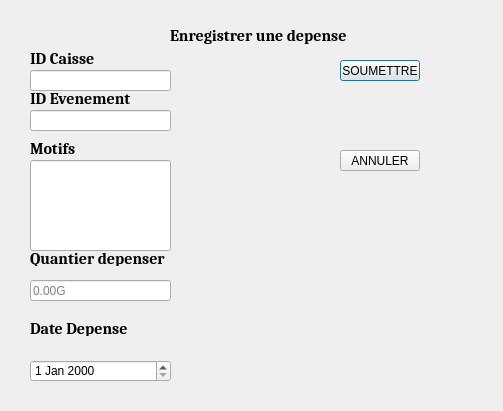
<?xml version="1.0" encoding="UTF-8"?>
<ui version="4.0">
 <class>lister</class>
 <widget class="QDialog" name="lister">
  <property name="geometry">
   <rect>
    <x>0</x>
    <y>0</y>
    <width>503</width>
    <height>411</height>
   </rect>
  </property>
  <property name="windowTitle">
   <string>Dialog</string>
  </property>
  <widget class="QLabel" name="label">
   <property name="geometry">
    <rect>
     <x>170</x>
     <y>20</y>
     <width>251</width>
     <height>31</height>
    </rect>
   </property>
   <property name="font">
    <font>
     <family>Cambria</family>
     <pointsize>12</pointsize>
     <weight>75</weight>
     <bold>true</bold>
    </font>
   </property>
   <property name="text">
    <string>Enregistrer une depense</string>
   </property>
  </widget>
  <widget class="QLabel" name="label_2">
   <property name="geometry">
    <rect>
     <x>30</x>
     <y>50</y>
     <width>71</width>
     <height>16</height>
    </rect>
   </property>
   <property name="font">
    <font>
     <family>Cambria</family>
     <pointsize>12</pointsize>
     <weight>75</weight>
     <bold>true</bold>
    </font>
   </property>
   <property name="text">
    <string>ID Caisse</string>
   </property>
  </widget>
  <widget class="QLabel" name="label_3">
   <property name="geometry">
    <rect>
     <x>30</x>
     <y>140</y>
     <width>71</width>
     <height>16</height>
    </rect>
   </property>
   <property name="font">
    <font>
     <family>Cambria</family>
     <pointsize>12</pointsize>
     <weight>75</weight>
     <bold>true</bold>
    </font>
   </property>
   <property name="text">
    <string>Motifs</string>
   </property>
  </widget>
  <widget class="QLabel" name="label_4">
   <property name="geometry">
    <rect>
     <x>30</x>
     <y>90</y>
     <width>111</width>
     <height>16</height>
    </rect>
   </property>
   <property name="font">
    <font>
     <family>Cambria</family>
     <pointsize>12</pointsize>
     <weight>75</weight>
     <bold>true</bold>
    </font>
   </property>
   <property name="text">
    <string>ID Evenement</string>
   </property>
  </widget>
  <widget class="QLabel" name="label_5">
   <property name="geometry">
    <rect>
     <x>30</x>
     <y>250</y>
     <width>141</width>
     <height>16</height>
    </rect>
   </property>
   <property name="font">
    <font>
     <family>Cambria</family>
     <pointsize>12</pointsize>
     <weight>75</weight>
     <bold>true</bold>
    </font>
   </property>
   <property name="text">
    <string>Quantier depenser</string>
   </property>
  </widget>
  <widget class="QLabel" name="label_6">
   <property name="geometry">
    <rect>
     <x>30</x>
     <y>320</y>
     <width>111</width>
     <height>16</height>
    </rect>
   </property>
   <property name="font">
    <font>
     <family>Cambria</family>
     <pointsize>12</pointsize>
     <weight>75</weight>
     <bold>true</bold>
    </font>
   </property>
   <property name="text">
    <string>Date Depense</string>
   </property>
  </widget>
  <widget class="QDateEdit" name="dateEdit">
   <property name="geometry">
    <rect>
     <x>30</x>
     <y>360</y>
     <width>141</width>
     <height>22</height>
    </rect>
   </property>
  </widget>
  <widget class="QLineEdit" name="lineEdit">
   <property name="geometry">
    <rect>
     <x>30</x>
     <y>280</y>
     <width>141</width>
     <height>21</height>
    </rect>
   </property>
   <property name="placeholderText">
    <string>0.00G</string>
   </property>
  </widget>
  <widget class="QLineEdit" name="lineEdit_2">
   <property name="geometry">
    <rect>
     <x>30</x>
     <y>160</y>
     <width>141</width>
     <height>91</height>
    </rect>
   </property>
  </widget>
  <widget class="QLineEdit" name="lineEdit_3">
   <property name="geometry">
    <rect>
     <x>30</x>
     <y>70</y>
     <width>141</width>
     <height>21</height>
    </rect>
   </property>
  </widget>
  <widget class="QLineEdit" name="lineEdit_4">
   <property name="geometry">
    <rect>
     <x>30</x>
     <y>110</y>
     <width>141</width>
     <height>21</height>
    </rect>
   </property>
  </widget>
  <widget class="QPushButton" name="pushButton">
   <property name="geometry">
    <rect>
     <x>340</x>
     <y>60</y>
     <width>80</width>
     <height>21</height>
    </rect>
   </property>
   <property name="text">
    <string>SOUMETTRE</string>
   </property>
  </widget>
  <widget class="QPushButton" name="pushButton_2">
   <property name="geometry">
    <rect>
     <x>340</x>
     <y>150</y>
     <width>80</width>
     <height>21</height>
    </rect>
   </property>
   <property name="text">
    <string>ANNULER</string>
   </property>
  </widget>
 </widget>
 <resources/>
 <connections/>
</ui>
